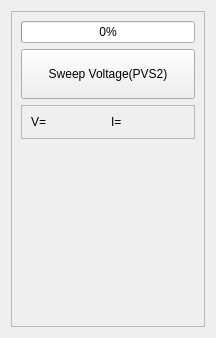
<?xml version="1.0" encoding="UTF-8"?>
<ui version="4.0">
 <class>Form</class>
 <widget class="QWidget" name="Form">
  <property name="geometry">
   <rect>
    <x>0</x>
    <y>0</y>
    <width>216</width>
    <height>338</height>
   </rect>
  </property>
  <property name="sizePolicy">
   <sizepolicy hsizetype="Preferred" vsizetype="Preferred">
    <horstretch>0</horstretch>
    <verstretch>0</verstretch>
   </sizepolicy>
  </property>
  <property name="windowTitle">
   <string>Form</string>
  </property>
  <property name="styleSheet">
   <string notr="true"/>
  </property>
  <layout class="QVBoxLayout" name="verticalLayout">
   <item>
    <widget class="QFrame" name="frame">
     <property name="sizePolicy">
      <sizepolicy hsizetype="Preferred" vsizetype="Preferred">
       <horstretch>0</horstretch>
       <verstretch>0</verstretch>
      </sizepolicy>
     </property>
     <property name="styleSheet">
      <string notr="true"/>
     </property>
     <property name="frameShape">
      <enum>QFrame::StyledPanel</enum>
     </property>
     <property name="frameShadow">
      <enum>QFrame::Raised</enum>
     </property>
     <layout class="QFormLayout" name="formLayout">
      <item row="0" column="0" colspan="2">
       <widget class="QProgressBar" name="progress">
        <property name="sizePolicy">
         <sizepolicy hsizetype="MinimumExpanding" vsizetype="Fixed">
          <horstretch>0</horstretch>
          <verstretch>0</verstretch>
         </sizepolicy>
        </property>
        <property name="styleSheet">
         <string notr="true"/>
        </property>
        <property name="value">
         <number>0</number>
        </property>
       </widget>
      </item>
      <item row="1" column="0" colspan="2">
       <widget class="QPushButton" name="pushButton">
        <property name="minimumSize">
         <size>
          <width>0</width>
          <height>50</height>
         </size>
        </property>
        <property name="styleSheet">
         <string notr="true"/>
        </property>
        <property name="text">
         <string>Sweep Voltage(PVS2)</string>
        </property>
       </widget>
      </item>
      <item row="2" column="0" colspan="2">
       <widget class="QFrame" name="frame_2">
        <property name="sizePolicy">
         <sizepolicy hsizetype="MinimumExpanding" vsizetype="Maximum">
          <horstretch>0</horstretch>
          <verstretch>0</verstretch>
         </sizepolicy>
        </property>
        <property name="frameShape">
         <enum>QFrame::StyledPanel</enum>
        </property>
        <property name="frameShadow">
         <enum>QFrame::Raised</enum>
        </property>
        <layout class="QHBoxLayout" name="horizontalLayout">
         <item>
          <widget class="QLabel" name="VLabel">
           <property name="text">
            <string>V=</string>
           </property>
          </widget>
         </item>
         <item>
          <widget class="QLabel" name="ILabel">
           <property name="text">
            <string>I=</string>
           </property>
          </widget>
         </item>
        </layout>
       </widget>
      </item>
     </layout>
    </widget>
   </item>
  </layout>
 </widget>
 <resources>
  <include location="customui.rc"/>
 </resources>
 <connections>
  <connection>
   <sender>pushButton</sender>
   <signal>clicked(bool)</signal>
   <receiver>Form</receiver>
   <slot>start()</slot>
   <hints>
    <hint type="sourcelabel">
     <x>196</x>
     <y>66</y>
    </hint>
    <hint type="destinationlabel">
     <x>215</x>
     <y>58</y>
    </hint>
   </hints>
  </connection>
 </connections>
 <slots>
  <slot>start()</slot>
 </slots>
</ui>
